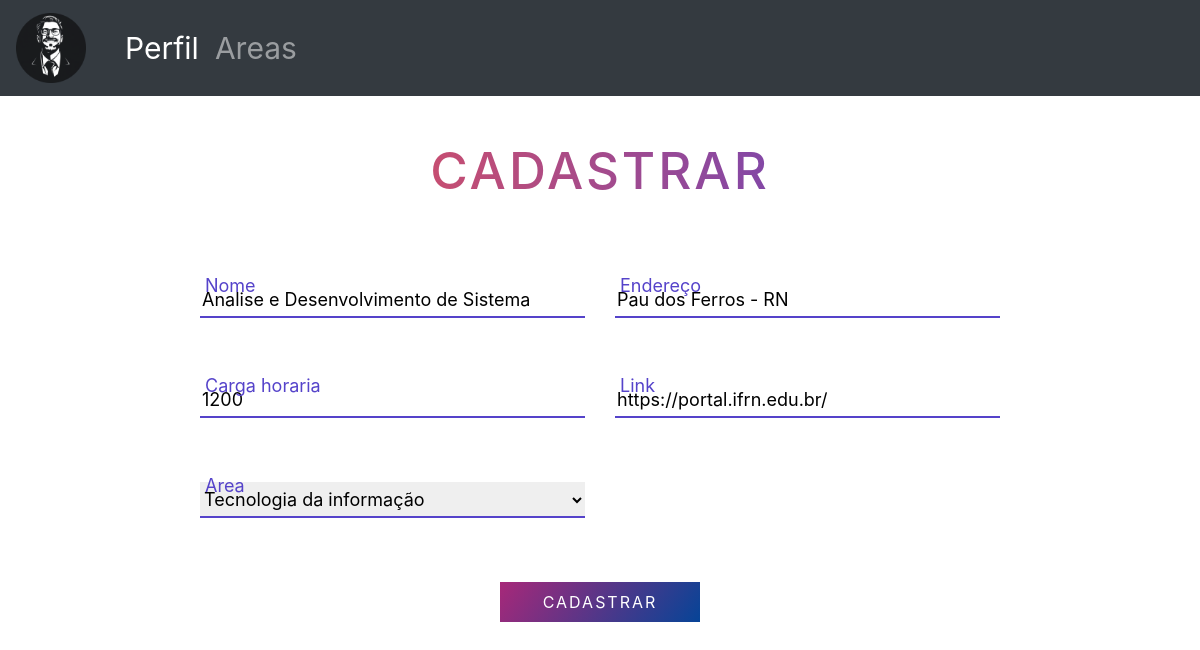
Screenshot of /editar_curso/1 (signed in) with the database file from the repository.
### app/models.py (models this page shows, shortened)
class Curso(models.Model):
    nome = models.CharField(max_length=150)
    carga_horaria = models.IntegerField()
    endereco = models.CharField(max_length=150)
    link = models.URLField()
    area = models.ForeignKey('Area', on_delete=models.CASCADE)

### app/views.py (the view)
# urls.py: path('editar_curso/<int:id>', views.editar_curso, name='editar_curso'),
@login_required
def editar_curso(request, id):
    curso = models.Curso.objects.get(id=id)
    if request.method == 'POST':
        form = forms.CursosForm(request.POST, instance=curso)
        if form.is_valid():
            form.save()
            return redirect('cursos', area_id=form.cleaned_data['area'].id)
    else:
        form = forms.CursosForm()
    form = forms.CursosForm(instance=curso)
    return render(request, 'app/cadastro_curso.html', {'form': form},)

### app/forms.py
class CursosForm(forms.ModelForm):
    class Meta:
        model = Curso
        fields = '__all__'
        widgets = {
            'nome': forms.TextInput(attrs={'class': 'input-text js-input',}),
            'carga_horaria': forms.NumberInput(attrs={'class': 'input-text js-input'}),
            'endereco': forms.TextInput(attrs={'class': 'input-text js-input'}),
            'area': forms.Select(attrs={'class': 'input-text js-input'}),
            'link': forms.URLInput(attrs={'class': 'input-text js-input'}),
        }

### app/models.py (called while the page is built)
    def __str__ (self):
        return self.nome

### app/templates/app/cadastro_curso.html (shortened to what this page needs)
{% extends "app/bloco.html" %}
{% block bloco %}
<section class="get-in-touch">
    <h1 class="title">Cadastrar</h1>
    <form method='post' class="contact-form row">
       <div class="form-field col-lg-6">
          {{ form.nome }}
          <label class="label" for="name">Nome</label>
       </div>
       <div class="form-field col-lg-6 ">
          {{form.endereco}}
          <label class="label" for="email">Endereço</label>
       </div>
       <div class="form-field col-lg-6 ">
          {{form.carga_horaria}}
          <label class="label" for="company">Carga horaria</label>
       </div>
        <div class="form-field col-lg-6 ">
          {{form.link}}
          <label class="label" for="phone">Link</label>
       </div>
        <div class="form-field col-lg-6">
            {{form.area}}
            <label class="label" for="curso_existente">Area</label>
        </div>
        <div class="form-field col-lg-12 text-center">
            <button type="submit" class="submit-btn">Cadastrar</button>
        </div>
    </form>
</section>
{% endblock %}

### app/templates/app/cadastro_curso.html (style rules this page uses)
.get-in-touch { max-width: 800px; margin: 50px auto; position: relative; }
.get-in-touch .title { text-align: center; text-transform: uppercase; letter-spacing: 3px; font-size: 3.2em; line-height: 48px; padding-bottom: 48px; color: #5543ca; background: #5543ca; background: -moz-linear-gradient(left,#f4524d 0%,#5543ca 100%) !important; background: -webkit-linear-gradient(left,#f4524d 0%,#5543ca 100%) !important; background: linear-gradient(to right,#f4524d 0%,#5543ca 100%) !important; background-clip: text !important; -webkit-background-clip: text !important; -webkit-text-fill-color: transparent !important; }
.contact-form .form-field { position: relative; margin: 32px 0; }
.contact-form .input-text { display: block; width: 100%; height: 36px; border-width: 0 0 2px 0; border-color: #5543ca; font-size: 18px; line-height: 26px; font-weight: 400; }
.contact-form .label { position: absolute; left: 20px; bottom: 11px; font-size: 18px; line-height: 26px; font-weight: 400; color: #5543ca; cursor: text; transition: -webkit-transform .2s ease-in-out; transition: transform .2s ease-in-out; transition: transform .2s ease-in-out, -webkit-transform .2s ease-in-out; }
.contact-form .submit-btn { display: inline-block; background-color: #000; background-image: linear-gradient(125deg,#a72879,#064497); color: #fff; text-transform: uppercase; letter-spacing: 2px; font-size: 16px; padding: 8px 16px; border: none; width:200px; cursor: pointer; }

### rows the page displays
Curso: nome "Analise e Desenvolvimento de Sistema", endereco "Pau dos Ferros - RN", carga_horaria "1200", link "https://portal.ifrn.edu.br/", area "Tecnologia da informação"
